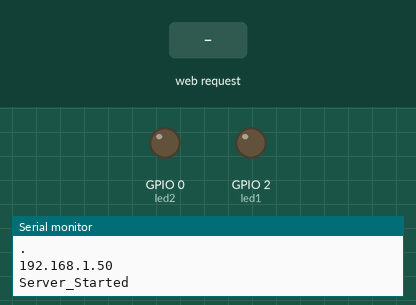
Simulated run of this sketch. Board: ESP8266 (NodeMCU). On the bench: output pins drawn as LEDs (lit = HIGH), the last lines printed to the serial monitor. The test bench sets the inputs (shaded band). WiFi joins after 1.5 s; servers stay silent unless stated.

Above: at 3.7 s.
3.8 s: HTTP request GET /led1_on received
At 4.1 s:
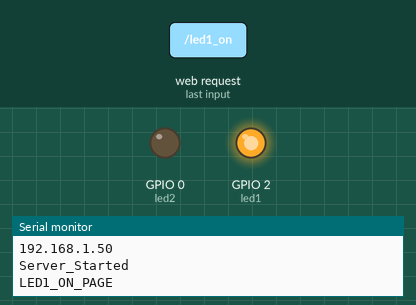
5.3 s: HTTP request GET /led2_on received
At 6.5 s:
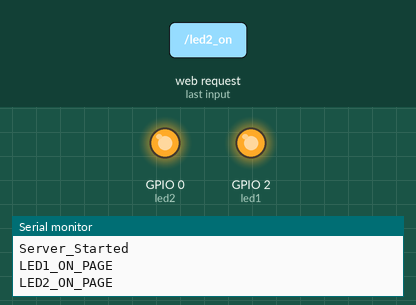
6.8 s: HTTP request GET /led1_off received
At 7.6 s:
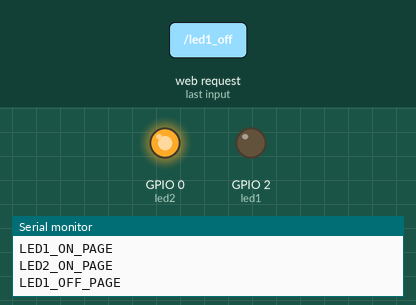
8.3 s: HTTP request GET /led2_off received
At 8.7 s:
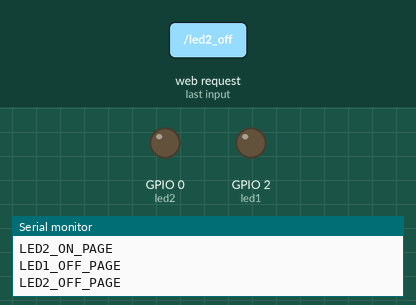
Timing chart, 0 to 10.8 s (numbered marks = the images above; inputs shaded):
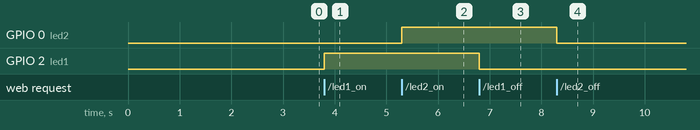

The sketch:

smart_home.ino
```cpp
//including lib's
#include<ESP8266WiFi.h>
#include<WiFiClient.h>
#include<ESP8266WebServer.h>

//http server on port 80
ESP8266WebServer server (80);

//declaring pins for light
int led1=2;
int led2=0;

//WiFi_credentials (Read-only)
const char* ssid="ssid";
const char* password="password";

//root page
void handleRoot() {
  Serial.println("Root_Page");
  server.send(200, "text/html");
  }

//led1_on page
void handleLED1on() {
  Serial.println("LED1_ON_PAGE");
  digitalWrite(led1, 1);
  server.send(200, "text/html", "LED1_is_ON");
}

//led2_on page
void handleLED2on() {
  Serial.println("LED2_ON_PAGE");
  digitalWrite(led2, 1);
  server.send(200, "text/html", "LED2_is_ON");
}

//led1_off page
void handleLED1off() {
  Serial.println("LED1_OFF_PAGE");
  digitalWrite(led1, 0);
  server.send(200, "text/html", "LED1_is_OFF");
}

//led2_off page
void handleLED2off() {
  Serial.println("LED2_OFF_PAGE");
  digitalWrite(led2, 0);
  server.send(200, "text/html", "LED2_is_OFF");
}

//begin wifi and server
void setup() {
  Serial.begin(115200);
  WiFi.begin(ssid, password);

  pinMode(led1, OUTPUT);
  pinMode(led2, OUTPUT);

  digitalWrite(led1, 0);
  digitalWrite(led2, 0);

  while (WiFi.status() != WL_CONNECTED) {
    delay(500);
    Serial.println(".");
    }
  delay(1000);
  Serial.println("");
  Serial.println(WiFi.localIP());

  server.on("/", handleRoot);
  server.on("/led1_on", handleLED1on);
  server.on("/led1_off", handleLED1off);
  server.on("/led2_on", handleLED2on);
  server.on("/led2_off", handleLED2off);

  server.begin();
  Serial.println("Server_Started");


}

//handle_client
void loop() {
  server.handleClient();
  // put your main code here, to run repeatedly:

}
```

Measured:
- after the input at 3.8 s, GPIO 2 (led1): LOW → HIGH at once
- after the input at 5.3 s, GPIO 0 (led2): LOW → HIGH at once
- after the input at 6.8 s, GPIO 2 (led1): HIGH → LOW at once
- after the input at 8.3 s, GPIO 0 (led2): HIGH → LOW at once
